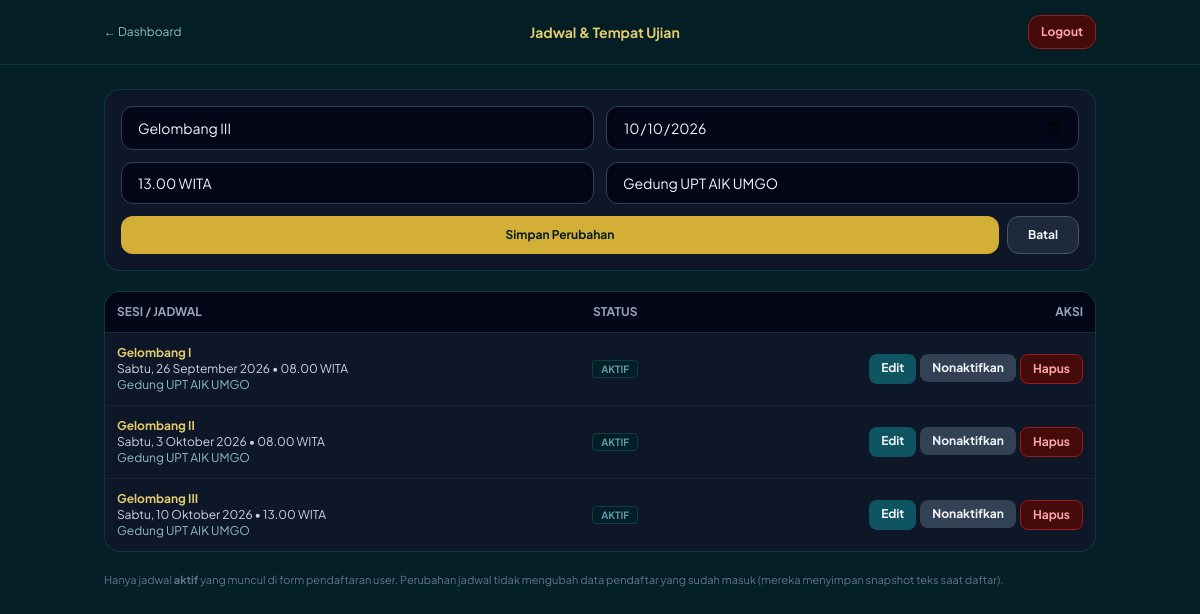
Screenshot of /admin/jadwal.php?edit=3 (signed in) with the database file from the repository.
### tables this page shows
CREATE TABLE IF NOT EXISTS jadwal (
  id INT AUTO_INCREMENT PRIMARY KEY,
  nama VARCHAR(100) NOT NULL,
  tanggal DATE NOT NULL,
  jam VARCHAR(50) NOT NULL DEFAULT '',
  tempat VARCHAR(150) NOT NULL DEFAULT '',
  aktif TINYINT(1) NOT NULL DEFAULT 1,
  created_at TIMESTAMP DEFAULT CURRENT_TIMESTAMP,
  INDEX idx_aktif_tanggal (aktif, tanggal)
);

### admin/jadwal.php (the view, shortened to what this page needs)
<?php
require __DIR__ . '/../config/db.php';
$HARI = ['Minggu','Senin','Selasa','Rabu','Kamis','Jumat','Sabtu'];
$BULAN = [1=>'Januari','Februari','Maret','April','Mei','Juni','Juli','Agustus','September','Oktober','November','Desember'];
function tgl_id($ymd){
    global $HARI, $BULAN;
    $t = strtotime($ymd);
    return $HARI[(int)date('w', $t)] . ', ' . (int)date('j', $t) . ' ' . $BULAN[(int)date('n', $t)] . ' ' . date('Y', $t);
}
function e($s){ return htmlspecialchars($s ?? '', ENT_QUOTES, 'UTF-8'); }
$editRow = null;
if (isset($_GET['edit'])) {
    $eid = (int)$_GET['edit'];
    $editRow = $conn->query("SELECT * FROM jadwal WHERE id = $eid LIMIT 1")->fetch_assoc();
}
$rows = $conn->query("SELECT * FROM jadwal ORDER BY tanggal, id")->fetch_all(MYSQLI_ASSOC);
?>
<!DOCTYPE html>
<html lang="id"><head>
<script src="https://cdn.tailwindcss.com"></script>
<link rel="stylesheet" href="../assets/tema.css">
</head>
<body class="text-slate-100 min-h-screen">
<header class="bg-emerald-950/90 border-b border-emerald-700/50 sticky top-0 z-40">
<div class="max-w-5xl mx-auto px-4 h-16 flex items-center justify-between">
<a href="dashboard.php" class="text-xs text-emerald-300">&larr; Dashboard</a>
<h1 class="font-bold text-amber-300 text-sm">Jadwal &amp; Tempat Ujian</h1>
<a href="logout.php" class="px-3 py-2 text-xs font-bold bg-red-950 rounded-xl border border-red-800 text-red-300">Logout</a>
</div></header>
<main class="max-w-5xl mx-auto px-4 py-6 space-y-5">
<form method="POST" class="bg-slate-900/90 border border-emerald-700/50 rounded-2xl p-4 grid grid-cols-1 sm:grid-cols-2 gap-3">
<input name="nama" required maxlength="100" value="<?= e($editRow['nama'] ?? '') ?>" placeholder="Nama sesi, cth: Gelombang I" class="bg-slate-950 border border-slate-700 rounded-xl px-4 py-2.5 text-sm focus:border-amber-400 focus:outline-none">
<input type="date" name="tanggal" required value="<?= e($editRow['tanggal'] ?? '') ?>" class="bg-slate-950 border border-slate-700 rounded-xl px-4 py-2.5 text-sm focus:border-amber-400 focus:outline-none">
<input name="jam" required maxlength="50" value="<?= e($editRow['jam'] ?? '') ?>" placeholder="Jam, cth: 08.00–11.00 WITA" class="bg-slate-950 border border-slate-700 rounded-xl px-4 py-2.5 text-sm focus:border-amber-400 focus:outline-none">
<input name="tempat" required maxlength="150" value="<?= e($editRow['tempat'] ?? '') ?>" placeholder="Tempat, cth: Gedung UPT AIK UMGO" class="bg-slate-950 border border-slate-700 rounded-xl px-4 py-2.5 text-sm focus:border-amber-400 focus:outline-none">
<div class="sm:col-span-2 flex gap-2">
<button class="flex-1 px-5 py-2.5 bg-amber-400 text-emerald-950 font-bold text-xs rounded-xl"><?= $editRow ? 'Simpan Perubahan' : '+ Tambah Jadwal' ?></button>
<?php if ($editRow): ?><a href="jadwal.php" class="px-5 py-2.5 bg-slate-800 border border-slate-600 font-bold text-xs rounded-xl">Batal</a><?php endif; ?>
</div>
</form>
<div class="bg-slate-900/90 border border-emerald-700/50 rounded-2xl overflow-hidden">
<table class="w-full text-xs text-left">
<thead class="bg-slate-950 text-slate-400 uppercase border-b border-slate-800"><tr><th class="p-3">Sesi / Jadwal</th><th class="p-3 text-center">Status</th><th class="p-3 text-right">Aksi</th></tr></thead>
<tbody class="divide-y divide-slate-800/60">
<?php foreach ($rows as $r): ?>
<tr class="hover:bg-slate-800/50">
<td class="p-3"><span class="font-bold text-amber-300"><?= e($r['nama']) ?></span><br><span class="text-slate-300"><?= e(tgl_id($r['tanggal'])) ?> • <?= e($r['jam']) ?></span><br><span class="text-emerald-300"><?= e($r['tempat']) ?></span></td>
<td class="p-3 text-center"><span class="px-2 py-0.5 rounded text-[10px] font-bold border <?= $r['aktif'] ? 'bg-emerald-950 text-emerald-400 border-emerald-800' : 'bg-slate-800 text-slate-400 border-slate-700' ?>"><?= $r['aktif'] ? 'AKTIF' : 'NONAKTIF' ?></span></td>
<td class="p-3 text-right">
<div class="flex justify-end gap-1 flex-wrap">
<a href="jadwal.php?edit=<?= (int)$r['id'] ?>" class="px-3 py-1.5 bg-emerald-700 rounded-lg font-bold">Edit</a>
<form method="POST" class="inline"><button class="px-3 py-1.5 bg-slate-700 rounded-lg font-bold"><?= $r['aktif'] ? 'Nonaktifkan' : 'Aktifkan' ?></button></form>
<form method="POST" class="inline" onsubmit="return confirm('Hapus jadwal ini? Pendaftar lama tetap tersimpan.')"><button class="px-3 py-1.5 bg-red-950 border border-red-800 text-red-300 rounded-lg font-bold">Hapus</button></form>
</div>
</td></tr>
<?php endforeach; ?>
</tbody></table>
</div>
<p class="text-[11px] text-slate-500">Hanya jadwal <b>aktif</b> yang muncul di form pendaftaran user. Perubahan jadwal tidak mengubah data pendaftar yang sudah masuk (mereka menyimpan snapshot teks saat daftar).</p>
</main>
</body></html>

### assets/tema.css (style rules this page uses)
body { background-color: #051f27 !important; background-image: radial-gradient(rgba(23, 116, 134, 0.55) 0.8px, transparent 0.8px), radial-gradient(rgba(23, 116, 134, 0.55) 0.8px, #051f27 0.8px) !important; background-size: 32px 32px; background-position: 0 0, 16px 16px; }

### admin/jadwal.php (style rules this page uses)
body { font-family:'Plus Jakarta Sans',sans-serif;background:#022c22; }

### rows the page displays
jadwal: nama "Gelombang III", tanggal "10/10/2026", jam "13.00 WITA", tempat "Gedung UPT AIK UMGO", tanggal "Sabtu, 10 Oktober 2026", aktif "AKTIF"
jadwal: nama "Gelombang I", tanggal "Sabtu, 26 September 2026", jam "08.00 WITA", tempat "Gedung UPT AIK UMGO", aktif "AKTIF"
jadwal: nama "Gelombang II", tanggal "Sabtu, 3 Oktober 2026", jam "08.00 WITA", tempat "Gedung UPT AIK UMGO", aktif "AKTIF"
